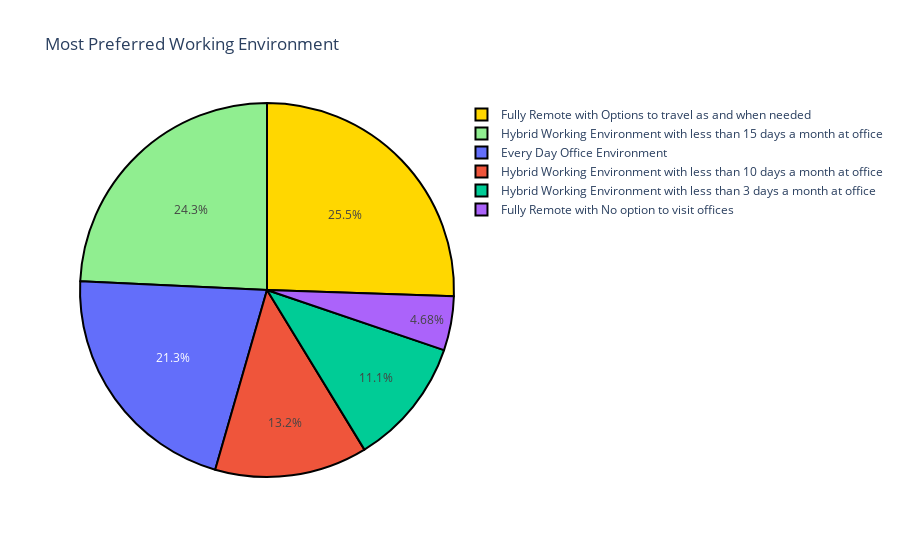

Here is the notebook cell this chart was saved with:
### Code cell
question7 = "What is the most preferred working environment for you."
question7_counts = data[question7].value_counts()
label = question7_counts.index
counts = question7_counts.values
colors = ['gold', 'lightgreen']

fig = go.Figure(data=[go.Pie(labels=label, values=counts)])

fig.update_layout(title_text="Most Preferred Working Environment")

fig.update_traces(
    hoverinfo='label+percent',
    textinfo='percent',
    textfont_size=12,
    marker=dict(colors=colors, line=dict(color='black', width=2))
)

fig.show()

### Figure 1 — Plotly figure (JSON) as saved in the notebook; plotly's stock layout.template omitted (floating-point values rounded to 4 significant figures)
{"data": [{"hoverinfo": "label+percent", "labels": ["Fully Remote with Options to travel as and when needed", "Hybrid Working Environment with less than 15 days a month at office", "Every Day Office Environment", "Hybrid Working Environment with less than 10 days a month at office", "Hybrid Working Environment with less than 3 days a month at office", "Fully Remote with No option to visit offices"], "marker": {"colors": ["gold", "lightgreen"], "line": {"color": "black", "width": 2}}, "textfont": {"size": 12}, "textinfo": "percent", "type": "pie", "values": [60, 57, 50, 31, 26, 11]}], "layout": {"title": {"text": "Most Preferred Working Environment"}}}
